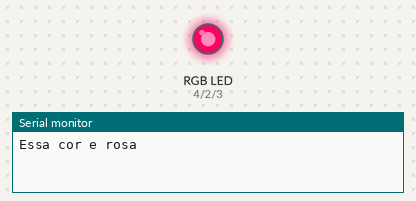
Simulated run of this sketch. Board: Arduino Uno, built with avr-gcc and run on an emulated ATmega328P. Parts: an RGB LED mixed from three pins (HIGH = lit), the last lines printed to the serial monitor. Dim RGB values are drawn brighter than linear.

Above: at 0.05 s.
At 3.0 s:
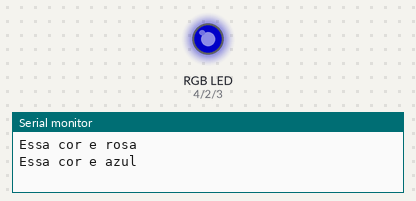
At 5.95 s:
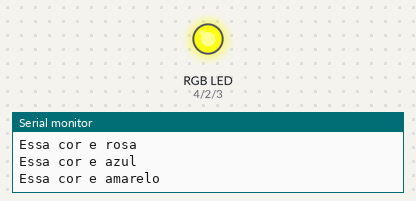
Timing chart, 0 to 7.8 s (numbered marks = the images above):
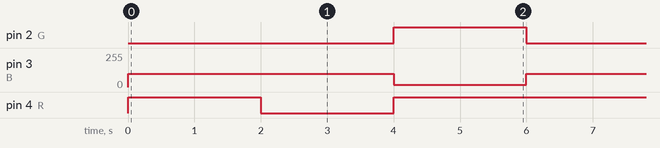

The sketch:

LED_rgb.ino
```cpp
#define R 4
#define G 2
#define B 3

void setup()
{
    pinMode(R, OUTPUT);
    pinMode(G, OUTPUT);
    pinMode(B, OUTPUT);
    Serial.begin(9600);
}

void loop()
{

    analogWrite(R, 200);
    analogWrite(G, 0);
    analogWrite(B, 100);
    Serial.println("Essa cor e rosa");
    delay(2000);


    analogWrite(R, 0);
    analogWrite(G, 0);
    analogWrite(B, 100);
    Serial.println("Essa cor e azul");
    delay(2000);

    analogWrite(R, 239);
    analogWrite(G, 184);
    analogWrite(B, 16);
    Serial.println("Essa cor e amarelo");
    delay(2000);


}
```

Measured:
- by itself, pin 2 (G): alternates HIGH for 2.0 s and LOW for 4.0 s
- by itself, pin 3 (B): alternates 100/255 for 4.0 s and 16/255 for 2.0 s
- by itself, pin 4 (R): repeats every 6.0 s: LOW 2.0 s, HIGH 4.0 s
